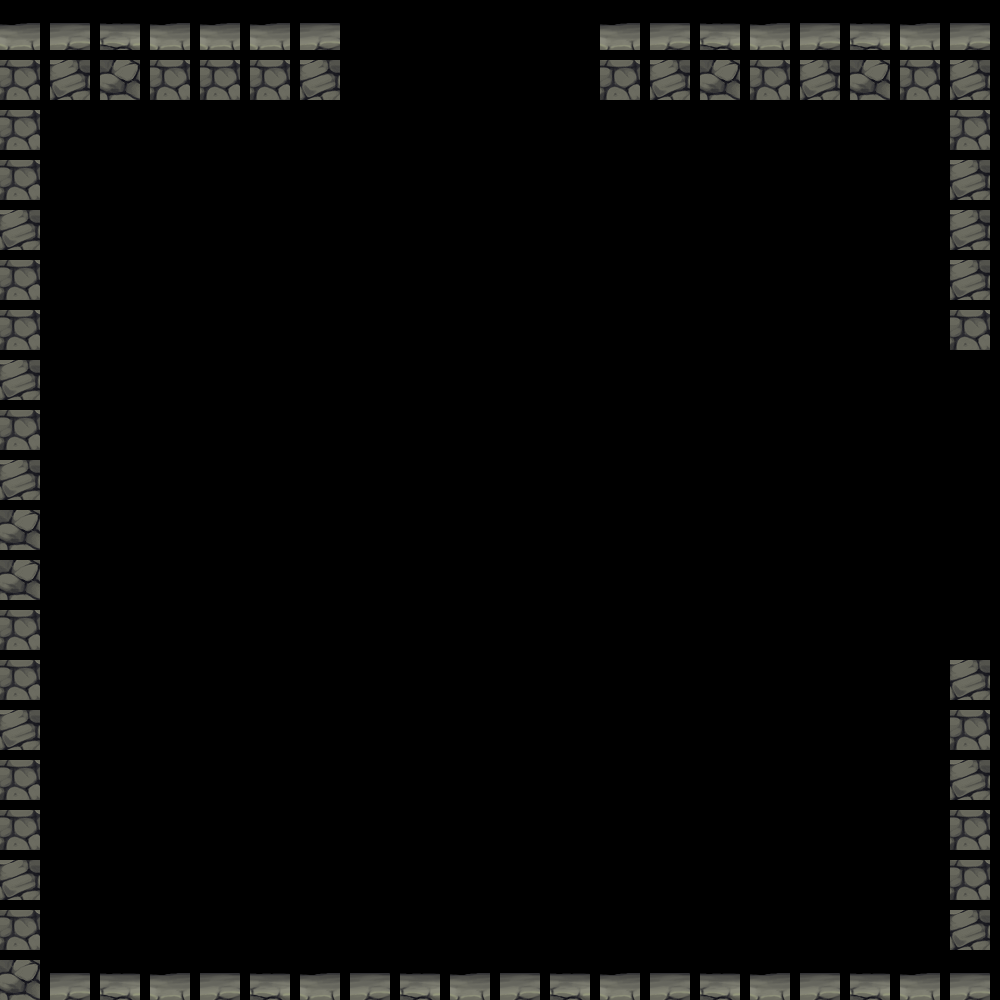

Tiled map render using the project's own tile images. Description and the whole map definition, tile-layer contents included, below:
An orthogonal 20x20 tile map with 50x50 px tiles, 1 tile layer (BackGround), 2 tilesets.

<map version="2017.05.26" orientation="orthogonal" renderorder="right-down" width="20" height="20" tilewidth="50" tileheight="50" nextobjectid="1">
 <tileset firstgid="1" source="abc.tsx" />
 <tileset firstgid="10" source="abcd.tsx" />
 <layer name="BackGround" width="20" height="20">
  <data encoding="csv">
4,5,6,4,4,4,5,0,0,0,0,0,4,5,6,4,5,6,4,5,
7,8,9,7,7,7,8,0,0,0,0,0,7,8,9,7,8,9,7,8,
7,0,0,0,0,0,0,0,0,0,0,0,0,0,0,0,0,0,0,7,
7,0,0,0,0,0,0,0,0,0,0,0,0,0,0,0,0,0,0,8,
8,0,0,0,0,0,0,0,0,0,0,0,0,0,0,0,0,0,0,8,
7,0,0,0,0,0,0,0,0,0,0,0,0,0,0,0,0,0,0,8,
7,0,0,0,0,0,0,0,0,0,0,0,0,0,0,0,0,0,0,7,
8,0,0,0,0,0,0,0,0,0,0,0,0,0,0,0,0,0,0,0,
7,0,0,0,0,0,0,0,0,0,0,0,0,0,0,0,0,0,0,0,
8,0,0,0,0,0,0,0,0,0,0,0,0,0,0,0,0,0,0,0,
9,0,0,0,0,0,0,0,0,0,0,0,0,0,0,0,0,0,0,0,
9,0,0,0,0,0,0,0,0,0,0,0,0,0,0,0,0,0,0,0,
7,0,0,0,0,0,0,0,0,0,0,0,0,0,0,0,0,0,0,0,
7,0,0,0,0,0,0,0,0,0,0,0,0,0,0,0,0,0,0,8,
8,0,0,0,0,0,0,0,0,0,0,0,0,0,0,0,0,0,0,7,
7,0,0,0,0,0,0,0,0,0,0,0,0,0,0,0,0,0,0,8,
7,0,0,0,0,0,0,0,0,0,0,0,0,0,0,0,0,0,0,7,
8,0,0,0,0,0,0,0,0,0,0,0,0,0,0,0,0,0,0,7,
7,0,0,0,0,0,0,0,0,0,0,0,0,0,0,0,0,0,0,8,
9,5,6,4,5,6,4,5,6,4,5,6,4,5,6,4,5,6,4,5
</data>
 </layer>
</map>
